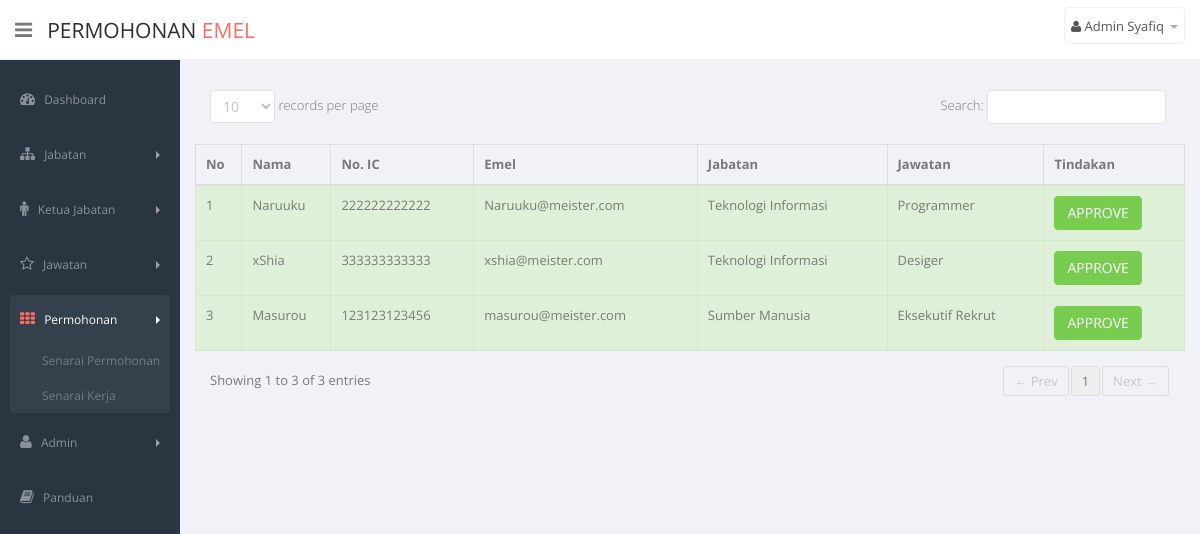
Screenshot of /admin_task_list.php (signed in) with the database file from the repository.
### tables this page shows
CREATE TABLE IF NOT EXISTS `application` (
  `APP_ID` int(11) NOT NULL AUTO_INCREMENT,
  `APP_POSID` int(11) NOT NULL,
  `APP_NAME` text,
  `APP_IC` varchar(12) DEFAULT NULL,
  `APP_EMAIL` varchar(45) DEFAULT NULL,
  `APP_STATLDR` varchar(45) DEFAULT NULL,
  `APP_STATAD` varchar(45) DEFAULT NULL,
  PRIMARY KEY (`APP_ID`),
  KEY `fk_APPLICATION_POSITION1_idx` (`APP_POSID`),
  CONSTRAINT `fk_APPLICATION_POSITION1` FOREIGN KEY (`APP_POSID`) REFERENCES `position` (`POS_ID`) ON DELETE NO ACTION ON UPDATE NO ACTION
);

CREATE TABLE IF NOT EXISTS `department` (
  `DEPT_ID` int(11) NOT NULL AUTO_INCREMENT,
  `DEPT_NAME` text,
  PRIMARY KEY (`DEPT_ID`)
);

CREATE TABLE IF NOT EXISTS `position` (
  `POS_ID` int(11) NOT NULL AUTO_INCREMENT,
  `POS_DEPTID` int(11) NOT NULL,
  `POS_NAME` text,
  PRIMARY KEY (`POS_ID`),
  KEY `fk_POSITION_DEPARTMENT_idx` (`POS_DEPTID`),
  CONSTRAINT `fk_POSITION_DEPARTMENT` FOREIGN KEY (`POS_DEPTID`) REFERENCES `department` (`DEPT_ID`) ON DELETE NO ACTION ON UPDATE NO ACTION
);

### connection.php (called while the page is built, shortened)
<?php
	function getDeptNamebyPosID($posID)
	{
		$Query = "SELECT d.DEPT_NAME
					FROM department d, position p
					WHERE p.POS_DEPTID = d.DEPT_ID
					AND p.POS_ID = $posID";
		$Res = mysql_query($Query) or die(mysql_error());
		$NameRow = mysql_fetch_array($Res);
		return $NameRow['DEPT_NAME'];
	}
	function getPosName($posID)
	{
		$Query = "SELECT POS_NAME FROM position WHERE POS_ID = $posID";
		$Res = mysql_query($Query) or die(mysql_error());
		$NameRow = mysql_fetch_array($Res);
		return $NameRow['POS_NAME'];
	}
?>

### admin_task_list.php (the view, shortened to what this page needs)
<?php
  require_once('connection.php');
?>
<!DOCTYPE html>
<html lang="en">
  <head>
    <link href="FL_CSS/bootstrap.min.css" rel="stylesheet">
    <link href="FL_CSS/bootstrap-reset.css" rel="stylesheet">
    <link href="assets/font-awesome/css/font-awesome.css" rel="stylesheet" />
    <link href="assets/jquery-easy-pie-chart/jquery.easy-pie-chart.css" rel="stylesheet" type="text/css" media="screen"/>
    <link rel="stylesheet" href="css/owl.carousel.css" type="text/css">
    <link href="FL_CSS/style.css" rel="stylesheet">
    <link href="FL_CSS/style-responsive.css" rel="stylesheet" />
  </head>
  <body>
  <section id="container" class="">
        <?php include('admin_navbar.php'); ?>
        <?php include('admin_sidebar.php'); ?>
      <section id="main-content">
          <section class="wrapper">
          <?php
            $appTable = "<table id='sample_1' class='table table-bordered table-hover'>
                        <thead>
                        <tr>
                          <th>No</th>
                          <th>Nama</th>
                          <th>No. IC</th>
                          <th>Emel</th>
                          <th>Jabatan</th>
                          <th>Jawatan</th>
                          <th>Tindakan</th>
                        </tr>
                        </thead>";
            $appQuery = "SELECT APP_ID, APP_POSID, APP_NAME, APP_IC, APP_EMAIL
                          FROM application
                          WHERE APP_STATLDR = 'APPROVED'
                          AND APP_STATAD = 'PENDING'";
            $appRes = mysql_query($appQuery);
            if(mysql_num_rows($appRes) > 0)
            {
              $i = 1;
              while($appRow = mysql_fetch_array($appRes))
              {
                $appID = $appRow['APP_ID'];
                $appPosID = $appRow['APP_POSID'];
                $appPosName = getPosName($appPosID);
                $appDeptName = getDeptNamebyPosID($appPosID);
                $appName = $appRow['APP_NAME'];
                $appIC = $appRow['APP_IC'];
                $appEmail = $appRow['APP_EMAIL'];
                $appTable .= "<tr class='success'>
                                <td> $i </td>
                                <td> $appName </td>
                                <td> $appIC </td>
                                <td> $appEmail </td>
                                <td> $appDeptName </td>
                                <td> $appPosName </td>
                                <td> <a href='admin_view_app.php?appID=$appID' class='btn btn-mini btn-success'> APPROVE </a> </td>
                              </tr>";
                $i++;
              }
            }
            else
            {
              $appTable .= "<tr class='error'><td colspan='9'> Tiada Permohonan Ditemui </td></tr>";
            }
            $appTable .= "</table>";
            echo $appTable;
          ?>
          <br/><br/>
          </section>
      </section>
  </section>
  </body>
</html>

### FL_CSS/style.css (style rules this page uses)
body { color: #797979; background: #f1f2f7; font-family: 'Open Sans', sans-serif; padding: 0px !important; margin: 0px !important; font-size:13px; }
a, a:hover, a:focus { text-decoration: none; outline: none; }
#container { width: 100%; height: 100%; }
#main-content { margin-left: 180px; }
.wrapper { display: inline-block; margin-top: 60px; padding: 15px; width: 100%; }
.dataTable tr:last-child { border-bottom: 1px solid #ddd; }

### rows the page displays
application: APP_NAME "Naruuku", APP_IC "222222222222", APP_EMAIL "Naruuku@meister.com", APP_POSID.DEPT_NAME "Teknologi Informasi", APP_POSID.POS_NAME "Programmer"
application: APP_NAME "xShia", APP_IC "333333333333", APP_EMAIL "xshia@meister.com", APP_POSID.DEPT_NAME "Teknologi Informasi", APP_POSID.POS_NAME "Desiger"
application: APP_NAME "Masurou", APP_IC "123123123456", APP_EMAIL "masurou@meister.com", APP_POSID.DEPT_NAME "Sumber Manusia", APP_POSID.POS_NAME "Eksekutif Rekrut"

### other values shown
$global_userName "Admin Syafiq"
